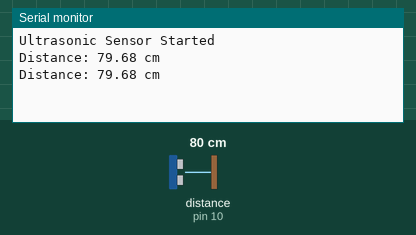
The sketch below on a simulated Arduino Uno, built with avr-gcc and run on an emulated ATmega328P. Parts: the last lines printed to the serial monitor. Wiring (inferred from the names in the program): ultrasonic range finder: trigger pin 9; echo pin 10. The test bench sets the inputs (shaded band); at power-on: distance to the obstacle (sensor on pin 10) 80 cm. The echo pulse lasts 58.3 µs per cm.

Above: at 1.8 s.
1.9 s: distance to the obstacle (sensor on pin 10) set to 2 cm
At 2.8 s:
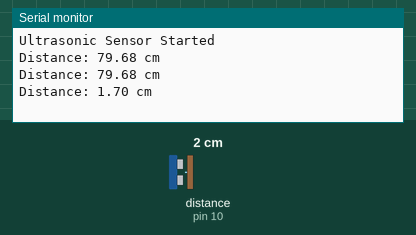
3.4 s: distance to the obstacle (sensor on pin 10) set to 4 cm
At 4.8 s:
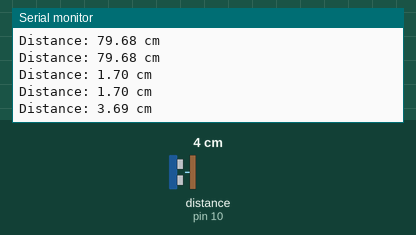
Timing chart, 0 to 6.4 s (numbered marks = the images above; inputs shaded):
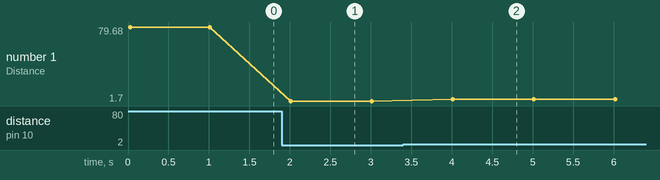

The sketch:

Jun19c_Ultrasonic_Distance_Serial.ino
```cpp
#define TRIG_PIN 9
#define ECHO_PIN 10

void setup() {
  Serial.begin(9600);
  pinMode(TRIG_PIN, OUTPUT);
  pinMode(ECHO_PIN, INPUT);

  Serial.println("Ultrasonic Sensor Started");
}

void loop() {

  digitalWrite(TRIG_PIN, LOW);
  delayMicroseconds(2);

  digitalWrite(TRIG_PIN, HIGH);
  delayMicroseconds(10);
  digitalWrite(TRIG_PIN, LOW);

  long duration = pulseIn(ECHO_PIN, HIGH);

  float distance = duration * 0.0343 / 2;

  Serial.print("Distance: ");
  Serial.print(distance);
  Serial.println(" cm");

  delay(1000);
}
```

Measured:
- after the input at 1.9 s, the serial monitor: prints a new line after 0.11 s (image 1)
- after the input at 3.4 s, the serial monitor: prints a new line after 0.61 s (image 2)
- plotted number 1: 79.68 → 1.7 after the input at 1.9 s, 1.7 → 3.69 after the input at 3.4 s
